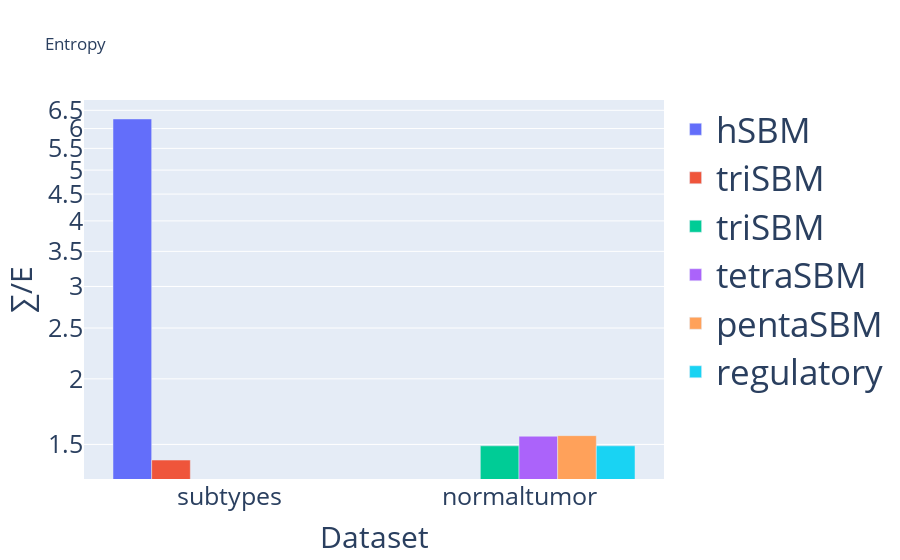

The cell this chart's notebook holds for it:
### Code cell
fig = go.Figure()

        
fig.add_traces([
    go.Bar(x=[0], y=[hsbm_sub.get_mdl()/hsbm_sub.g.num_edges()], name="hSBM"),
    go.Bar(x=[0], y=[trisbm_sub.get_mdl()/trisbm_sub.g.num_edges()], name="triSBM"),
    go.Bar(x=[1], y=[tri.get_mdl()/tri.g.num_edges()], name="triSBM"),
    go.Bar(x=[1], y=[tetrasbm.get_mdl()/tetrasbm.g.num_edges()], name="tetraSBM"),
    go.Bar(x=[1], y=[pentasbm.get_mdl()/pentasbm.g.num_edges()], name="pentaSBM"),
    go.Bar(x=[1], y=[tarbase.get_mdl()/tarbase.g.num_edges()], name="regulatory"),
    #go.Bar(x=[1], y=[mirdip.get_mdl()/mirdip.g.num_edges()], name="mirdip"),
])

titlefont = {
    "size": 30 
}

tickfont = {
    "size":25
}

layout = {
    "title":"Entropy",
    "xaxis":{
        "title": "Dataset",
        "tickmode": "array",
        "tickvals": list(range(2)),
        "ticktext": ["subtypes", "normaltumor"],
        "titlefont": titlefont,
        "tickfont": tickfont
    },
    "yaxis":{
        "title": "∑/E",
        #"range":[-3e4,1000],
        "type":"log",
        "titlefont": titlefont,
        "tickfont": tickfont,
    },
    "legend":{
        "font_size":35
    }
}

fig.update_layout(layout)

fig.show()
fig.write_image("entropy_comparison.pdf", engine="kaleido")

### Figure 1 — Plotly figure (JSON) as saved in the notebook; plotly's stock layout.template omitted (floating-point values rounded to 4 significant figures)
{"data": [{"name": "hSBM", "type": "bar", "x": [0], "y": [6.258]}, {"name": "triSBM", "type": "bar", "x": [0], "y": [1.401]}, {"name": "triSBM", "type": "bar", "x": [1], "y": [1.491]}, {"name": "tetraSBM", "type": "bar", "x": [1], "y": [1.555]}, {"name": "pentaSBM", "type": "bar", "x": [1], "y": [1.559]}, {"name": "regulatory", "type": "bar", "x": [1], "y": [1.491]}], "layout": {"autosize": true, "legend": {"font": {"size": 35}}, "title": {"text": "Entropy"}, "xaxis": {"autorange": true, "range": [-0.5, 1.5], "tickfont": {"size": 25}, "tickmode": "array", "ticktext": ["subtypes", "normaltumor"], "tickvals": [0, 1], "title": {"font": {"size": 30}, "text": "Dataset"}, "type": "linear"}, "yaxis": {"autorange": true, "range": [0.1102, 0.8326], "tickfont": {"size": 25}, "title": {"font": {"size": 30}, "text": "∑/E"}, "type": "log"}}}
